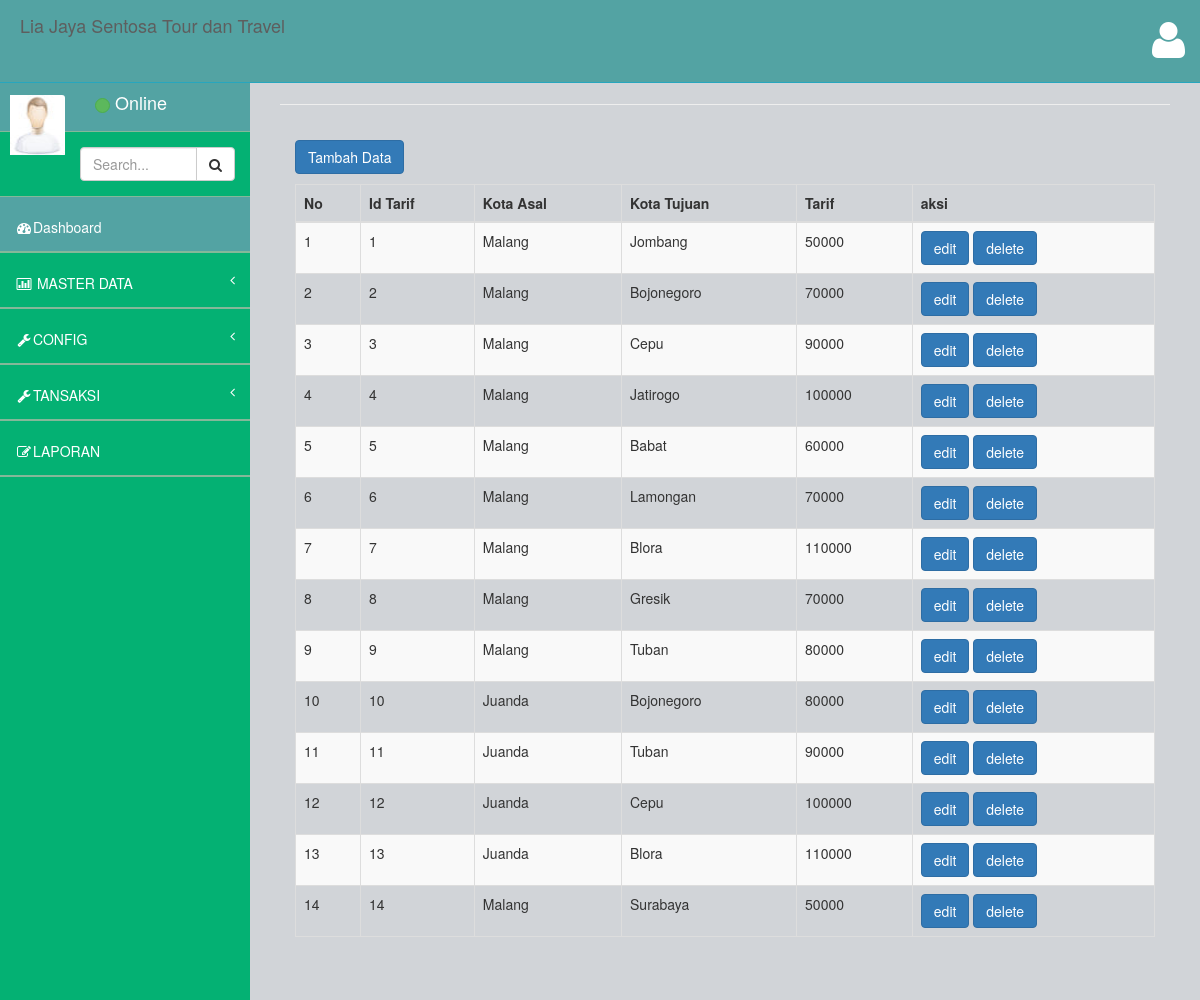
Page /index.php/tarif_kota on the committed database.
### tables this page shows
CREATE TABLE `tarif_kota` (
  `idtarif` int(11) NOT NULL,
  `kota_asal` varchar(200) DEFAULT NULL,
  `kota_tujuan` varchar(200) DEFAULT NULL,
  `tarif` varchar(200) DEFAULT NULL
);

CREATE TABLE `kota` (
  `idkota` int(11) NOT NULL,
  `idprovinsi` int(11) DEFAULT NULL,
  `nama_kota` varchar(200) DEFAULT NULL,
  `status` varchar(200) DEFAULT NULL
);

### application/controllers/tarif_kota.php (called while the page is built, shortened)
<?php
class Tarif_kota extends CI_Controller {
	function __construct(){
		$this->load->model('m_tarifkota');
    }
	public function index()
	{
		$this->load->model('m_kota');
		$data['menu']		='menu.php';
		$data['content']	='tarif_kota/v_datatarifkota.php';
		$data['data'] = $this->m_tarifkota->getdatatarif();
		$this->load->view('home.php',$data);
	}
 }

### index.php (called while the page is built, shortened)
<?php
require_once BASEPATH.'core/CodeIgniter.php';

### application/models/m_tarifkota.php (called while the page is built, shortened)
<?php
class M_tarifkota extends CI_model {
	public function getdatatarif(){
		return $this->db->get("tarif_kota");
	}
}

### application/models/m_kota.php (called while the page is built, shortened)
<?php
class M_kota extends CI_model {
	private $table="kota";
public function getKotaById($idkota=""){
		return $this->db->where("idkota",$idkota)->get($this->table);
	}
}

### application/views/tarif_kota/v_datatarifkota.php (the view, shortened to what this page needs)
<body>
    <div class="panel-body">
    <a href="<?php echo base_url('index.php/tarif_kota/tambah');?>" class= "btn btn-primary btn-small">Tambah Data</a>
    <p>
        <div class="table-responsive">
            <table class="table table-striped table-bordered table-hover" id="dataTables-example">
                <thead>
                    <tr>
                    <th>No</th>
                    <th>Id Tarif</th>
                    <th>Kota Asal</th>
                    <th>Kota Tujuan</th>
                    <th>Tarif</th>
                    <th>aksi</th>
                </thead>
            <tbody>
                   <tr>
                    <?php
						$no = 1;
						foreach ($data->result() as $row) {
							$kota_asal	= $this->m_kota->getKotaById($row->kota_asal)->row_array();
							$kota_tujuan	= $this->m_kota->getKotaById($row->kota_tujuan)->row_array();
						?>
                        <td><?php echo $no++; ?></td>
                        <td><?php echo $row->idtarif;?></td>
                        <td><?php echo $kota_asal['nama_kota'];?></td>
                        <td><?php echo $kota_tujuan['nama_kota'];?></td>
                        <td><?php echo $row->tarif;?></td>
                        <td>
                            <a class="btn btn-primary" href="<?php echo base_url('index.php/tarif_kota/edit/'.$row->idtarif);?>">edit</a>
                            <a class="btn btn-primary" href="<?php echo base_url('index.php/tarif_kota/hapus/'.$row->idtarif);?>">delete</a>
                   </tr>
                </td>
            </div>
        <?php }?>
    </body>
    </html>

### assets/css/style.css (style rules this page uses)
body { background-color: #f8f8f8; }

### rows in the picture
tarif_kota: idtarif "1", kota.nama_kota "Malang", kota.nama_kota "Jombang", tarif "50000"
tarif_kota: idtarif "2", kota.nama_kota "Malang", kota.nama_kota "Bojonegoro", tarif "70000"
tarif_kota: idtarif "3", kota.nama_kota "Malang", kota.nama_kota "Cepu", tarif "90000"
tarif_kota: idtarif "4", kota.nama_kota "Malang", kota.nama_kota "Jatirogo", tarif "100000"
tarif_kota: idtarif "5", kota.nama_kota "Malang", kota.nama_kota "Babat", tarif "60000"
tarif_kota: idtarif "6", kota.nama_kota "Malang", kota.nama_kota "Lamongan", tarif "70000"
tarif_kota: idtarif "7", kota.nama_kota "Malang", kota.nama_kota "Blora", tarif "110000"
tarif_kota: idtarif "8", kota.nama_kota "Malang", kota.nama_kota "Gresik", tarif "70000"
tarif_kota: idtarif "9", kota.nama_kota "Malang", kota.nama_kota "Tuban", tarif "80000"
tarif_kota: idtarif "10", kota.nama_kota "Juanda", kota.nama_kota "Bojonegoro", tarif "80000"
tarif_kota: idtarif "11", kota.nama_kota "Juanda", kota.nama_kota "Tuban", tarif "90000"
tarif_kota: idtarif "12", kota.nama_kota "Juanda", kota.nama_kota "Cepu", tarif "100000"
tarif_kota: idtarif "13", kota.nama_kota "Juanda", kota.nama_kota "Blora", tarif "110000"
tarif_kota: idtarif "14", kota.nama_kota "Malang", kota.nama_kota "Surabaya", tarif "50000"
